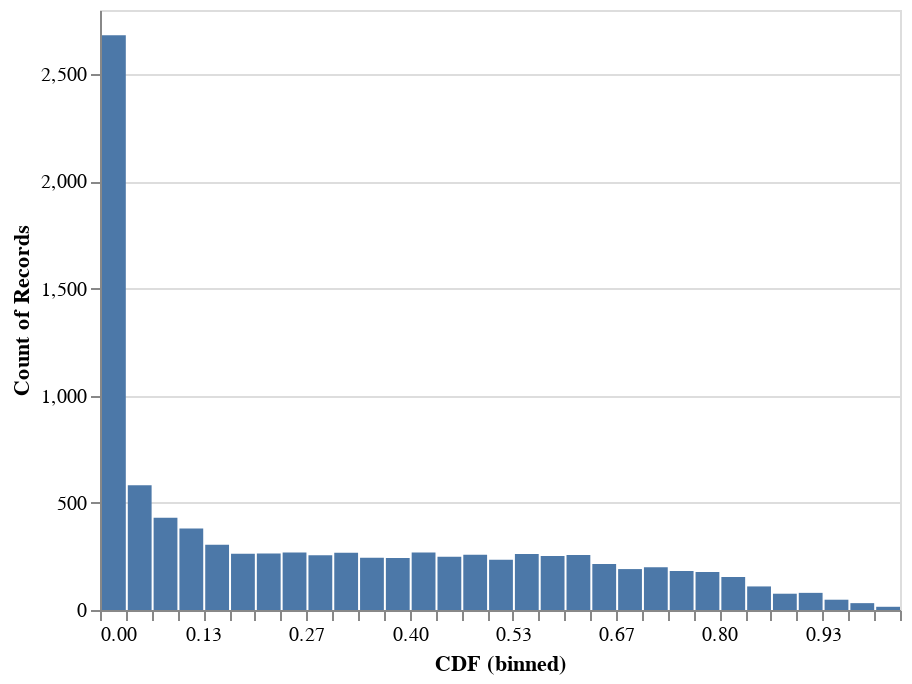

Source (notebook cell):
### Markdown cell above
The Null hypothesis states that 5% of cells should be above the 95th percentile in the chi-squared distribution when compared to a distribution that perfectly describes the test distribution.

### Code cell
pz.cdfHistogram()

### Figure 1 — Vega-Lite specification as saved in the notebook (floating-point values rounded to 4 significant figures; data arrays with more than 128 entries replaced by an {"elided": "..."} marker saying what was removed)
{"config": {"view": {"continuousWidth": 400, "continuousHeight": 300}}, "data": {"name": "data-b9450735f2db01c6523d28b4207d08e3"}, "mark": "bar", "encoding": {"x": {"type": "quantitative", "bin": {"step": 0.03333}, "field": "CDF"}, "y": {"type": "quantitative", "aggregate": "count"}}, "$schema": "https://vega.github.io/schema/vega-lite/v4.8.1.json", "datasets": {"data-b9450735f2db01c6523d28b4207d08e3": {"elided": "9440 records"}}}
